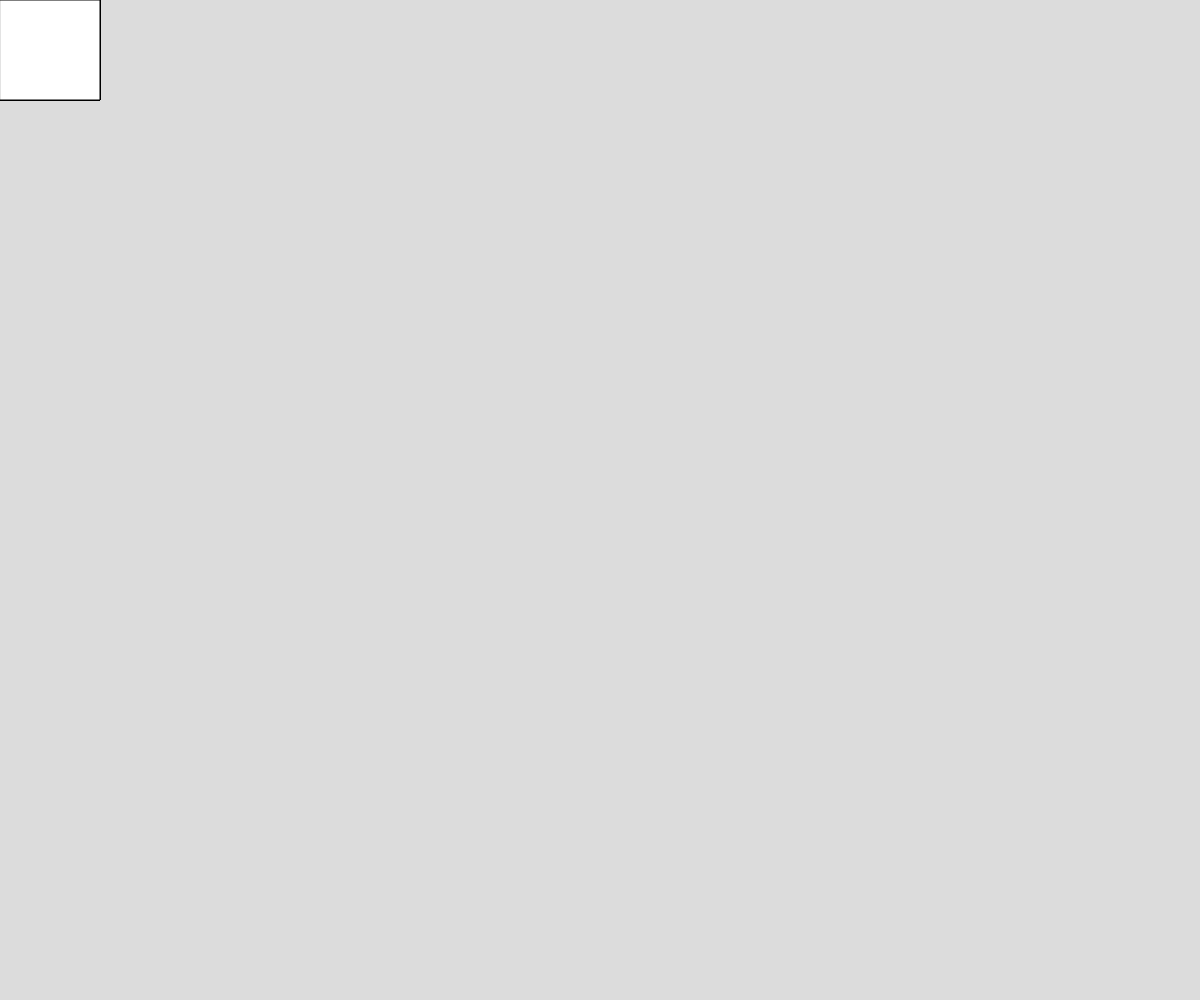
Frame 1 (no input)
Frame 60 (no input): identical to frame 1, image omitted
Frame 120 (the mouse pressed at the canvas centre since frame 60): identical to frame 1, image omitted

The p5.js sketch that drew this single still picture (run headless with seeded random() and noise() and a simulated clock; from frame 60 on, the mouse is pressed at the canvas centre):

// p5.js sketch
// ── sketch.js
// Project Title
// Your Name
// Date
//
// Extra for Experts:
// - describe what you did to take this project "above and beyond"

let x = 0;
let y = 0;

function setup() {
  createCanvas(windowWidth, windowHeight);
}

function draw() {
  background(220); 
  for ( let i = 0; i < width; i += 20) {
    rect(x, y, 100 ,100);
  }
  //rect(width / 4, height / 4, width / 2, height / 2);
}
